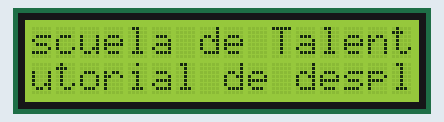
Recording of a sketch running on a simulated Arduino Uno, built with avr-gcc and run on an emulated ATmega328P. Parts: 16×2 character LCD.

Above: at 0.2 s.
At 4.7 s:
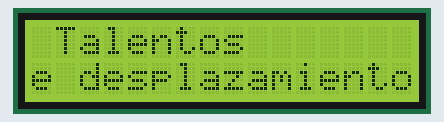
At 9.7 s:
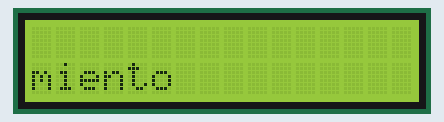
At 19.7 s:
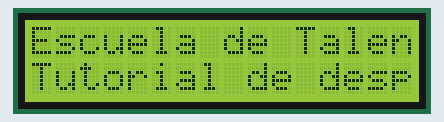
At 29.2 s:
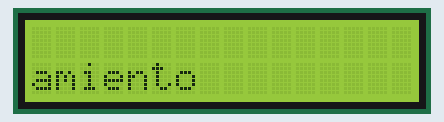
At 39.2 s:
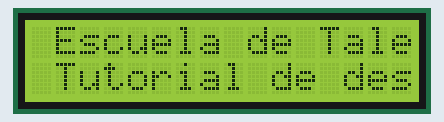

Measured:
- what the display in image 1 shows lasts 0.5 s, from 4.6 s to 5.1 s

The sketch:

lcd1.ino
```cpp
#include <Wire.h>
#include <LiquidCrystal_I2C.h>

//Crear el objeto lcd  dirección  0x27 y 16 columnas x 2 filas
LiquidCrystal_I2C lcd(0x27,16,2);  //

void setup() {
  // Inicializar el LCD
  lcd.begin();

  //Encender la luz de fondo.
  lcd.backlight();

  // Escribimos el Mensaje en el LCD en una posición  central.
  lcd.setCursor(0, 0);
  lcd.print("Escuela de Talentos");
  lcd.setCursor(0, 1);
  lcd.print("Tutorial de desplazamiento  ");
}

void loop() {
  //desplazamos una posición a la izquierda
  lcd.scrollDisplayLeft(); //   lcd.scrollDisplayRight();
  delay(500);
}
```
